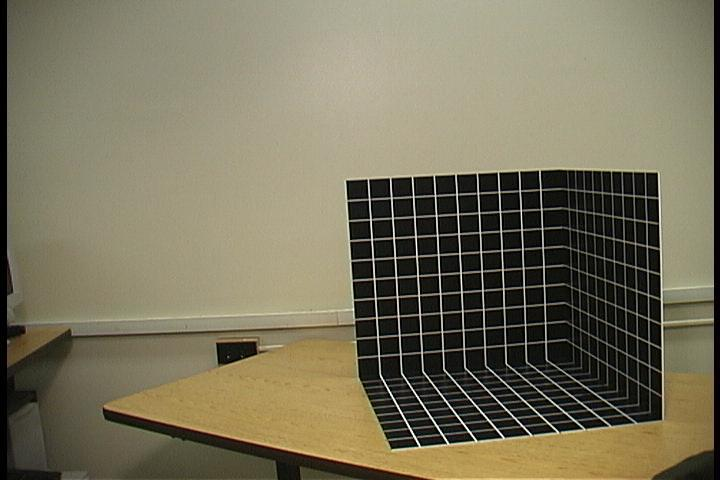
%> input picture camera-calibration/rig2.jpg, 720 x 480 px
$ octave cameraCalib.m   (GNU Octave 9; MATLAB toolbox functions it lacks are replaced by stand-ins)
%> lines starting %> are read from the running program, lines starting %| are printed output that depends on the picture
%This script uses linear camera calibration to calibrate a camera
%given n 3D to 2D point correspondeces
close all;
%Read an image and keep only the calibration grid
%% Right image
% {
im1 = imread('rig2.jpg');
%> im1 is the input picture: size 480x720x3 uint8; mean R, G, B 120.4, 114.6, 91.9
points3d = 5*[0	0	0;
                6	0	1;
                6	0	5;
                1	0	5;
                1	0	1;
                0	2	1;
                0	6	1;
                0	2	5;
                0	6	5;
                1	2	0;
                1	7	0;
                6	7	0;
                6	2	0]';
x = [566;
    444;
    440;
    545;
    547;
    581;
    617;
    579;
    616;
    561;
    604;
    483;
    454];
y = [359;
    352;
    275;
    268;
    342;
    350;
    371;
    272;
    284;
    371;
    400;
    414;
    381];
%}

%% Left image
%{
im1 = imread('rig1.jpg');
points3d = 5*[0 0 0;
              5 0 0;
              0 5 0;
              0 0 5;
              5 5 0;
              5 0 5;
              0 5 5;
              3 6 0;
              6 3 0;
              3 0 6;
              1 5 0;
              5 0 1;
              0 1 5]';
x = [289;
  219;
  365;
  283;
  297;
  211;
  359;
  342;
  249;
  240;
  351;
  218;
  297];
y = [353;
  375;
  363;
  269;
  389;
  282;
  273;
  381;
  388;
  258;
  369;
  356;
  270];
%}

one = ones(1,length(points3d));
points3dh = [points3d; one]; %homogoneous coordinates

%Build P matrix
P = [];
zero_vector = [0, 0, 0, 0];
for i=1:length(points3d)
    point = points3dh(:,i);
    p1 = [point', zero_vector, -x(i)*point'];
    p2 = [zero_vector, point', -y(i)*point'];
    P = [P;p1;p2];
end

%eigenvector corresponding to smallest eigenvalue is our solution
[V, D] = eig(P'*P);
M = V(:,1);
M = reshape(M,4,3)';

%reproject 3D points and calculate error
reprojections = M*points3dh;
reprojections = bsxfun(@rdivide,reprojections,reprojections(3,:));
xyh = [x'; y'; one];
error = sum(sum((reprojections-xyh).^2))/length(xyh);
fprintf('\nMean Squared Error: %f\n\n', error)

%Plot original and reprojected points
figure
imshow(im1);
hold on
plot(x,y, 'r+','markers',12)
plot(reprojections(1,:),reprojections(2,:), 'go','markers',12)
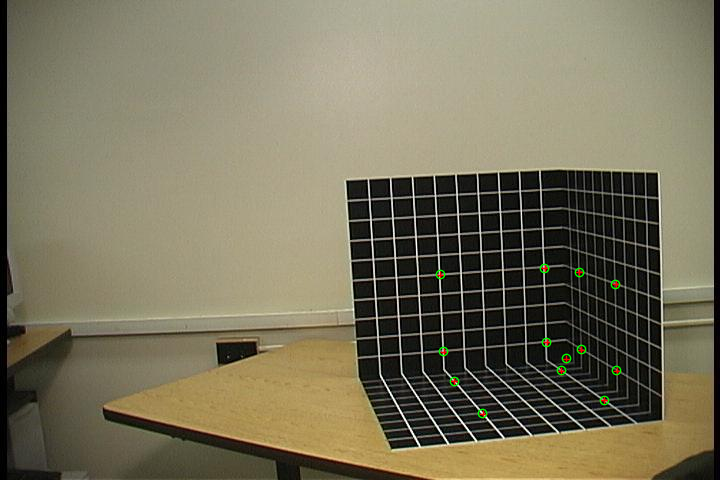
%> figure redrawn from the program's plot data

%Plot the i,j,k vectors
%i basis
figure
imshow(im1)

p1 = [0,0,0,1]';
p1_projected = M*p1;
p1_projected = bsxfun(@rdivide,p1_projected,p1_projected(3,:));
p2 = [50,0,0,1]';
p2_projected = M*p2;
p2_projected = bsxfun(@rdivide,p2_projected,p2_projected(3,:));
line([p1_projected(1), p2_projected(1)],[p1_projected(2), p2_projected(2)])

%j basis
p1 = [0,0,0,1]';
p1_projected = M*p1;
p1_projected = bsxfun(@rdivide,p1_projected,p1_projected(3,:));
p2 = [0,50,0,1]';
p2_projected = M*p2;
p2_projected = bsxfun(@rdivide,p2_projected,p2_projected(3,:));
line([p1_projected(1), p2_projected(1)],[p1_projected(2), p2_projected(2)])

%k basis
p1 = [0,0,0,1]';
p1_projected = M*p1;
p1_projected = bsxfun(@rdivide,p1_projected,p1_projected(3,:));
p2 = [0,0,50,1]';
p2_projected = M*p2;
p2_projected = bsxfun(@rdivide,p2_projected,p2_projected(3,:));
line([p1_projected(1), p2_projected(1)],[p1_projected(2), p2_projected(2)])

%Reprojected grid lines and plot on xy plane
for i=1:10
    j=10;
    p1 = [5*i,0,0,1]';
    p1_projected = M*p1;
    p1_projected = bsxfun(@rdivide,p1_projected,p1_projected(3,:));
    p2 = [5*i,5*j,0,1]';
    p2_projected = M*p2;
    p2_projected = bsxfun(@rdivide,p2_projected,p2_projected(3,:));
    hold on
    plot([p1_projected(1), p2_projected(1)],[p1_projected(2), p2_projected(2)], 'g')
end
for j=1:10
    i=10;
    p1 = [0,5*j,0,1]';
    p1_projected = M*p1;
    p1_projected = bsxfun(@rdivide,p1_projected,p1_projected(3,:));
    p2 = [5*i,5*j,0,1]';
    p2_projected = M*p2;
    p2_projected = bsxfun(@rdivide,p2_projected,p2_projected(3,:));
    hold on
    plot([p1_projected(1), p2_projected(1)],[p1_projected(2), p2_projected(2)], 'g')
end

%Reprojected grid lines and plot on xz plane
for i=1:10
    j=10;
    p1 = [5*i,0,0,1]';
    p1_projected = M*p1;
    p1_projected = bsxfun(@rdivide,p1_projected,p1_projected(3,:));
    p2 = [5*i,0,5*j,1]';
    p2_projected = M*p2;
    p2_projected = bsxfun(@rdivide,p2_projected,p2_projected(3,:));
    hold on
    plot([p1_projected(1), p2_projected(1)],[p1_projected(2), p2_projected(2)], 'r')
end
for j=1:10
    i=10;
    p1 = [0,0,5*j,1]';
    p1_projected = M*p1;
    p1_projected = bsxfun(@rdivide,p1_projected,p1_projected(3,:));
    p2 = [5*i,0,5*j,1]';
    p2_projected = M*p2;
    p2_projected = bsxfun(@rdivide,p2_projected,p2_projected(3,:));
    hold on
    plot([p1_projected(1), p2_projected(1)],[p1_projected(2), p2_projected(2)], 'r')
end

%Reprojected grid lines and plot on yz plane
for i=1:10
    j=10;
    p1 = [0,5*i,0,1]';
    p1_projected = M*p1;
    p1_projected = bsxfun(@rdivide,p1_projected,p1_projected(3,:));
    p2 = [0,5*i,5*j,1]';
    p2_projected = M*p2;
    p2_projected = bsxfun(@rdivide,p2_projected,p2_projected(3,:));
    hold on
    plot([p1_projected(1), p2_projected(1)],[p1_projected(2), p2_projected(2)], 'b')
end
for j=1:10
    i=10;
    p1 = [0,0,5*j,1]';
    p1_projected = M*p1;
    p1_projected = bsxfun(@rdivide,p1_projected,p1_projected(3,:));
    p2 = [0,5*i,5*j,1]';
    p2_projected = M*p2;
    p2_projected = bsxfun(@rdivide,p2_projected,p2_projected(3,:));
    hold on
    plot([p1_projected(1), p2_projected(1)],[p1_projected(2), p2_projected(2)], 'b')
end
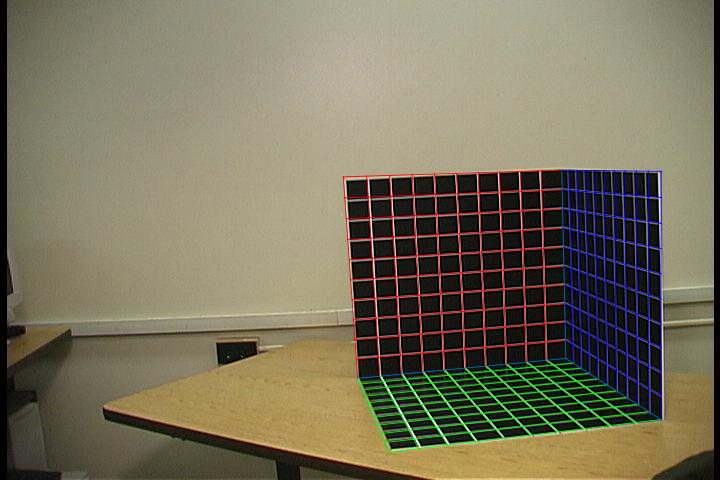
%> figure redrawn from the program's plot data

$ run again, with camera-calibration/rig1.jpg copied over camera-calibration/rig2.jpg
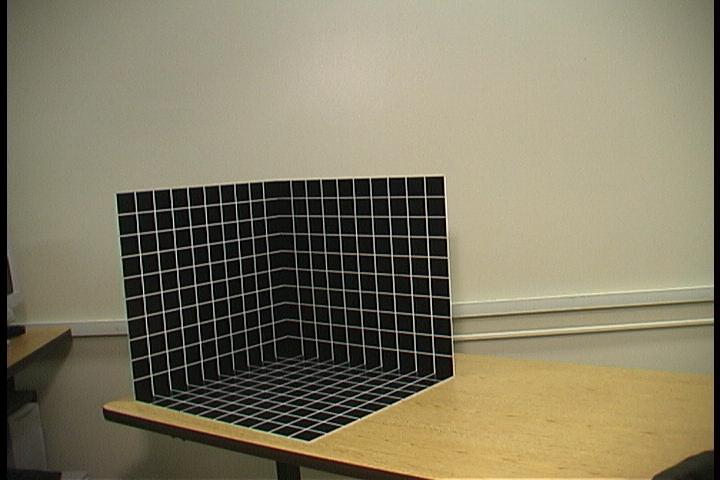
%> input picture camera-calibration/rig1.jpg, 720 x 480 px
%> im1 is the input picture: size 480x720x3 uint8; mean R, G, B 130.3, 123.2, 100
%> `plot(reprojections(1,:),reprojections(2,:), 'go','markers',12)`:
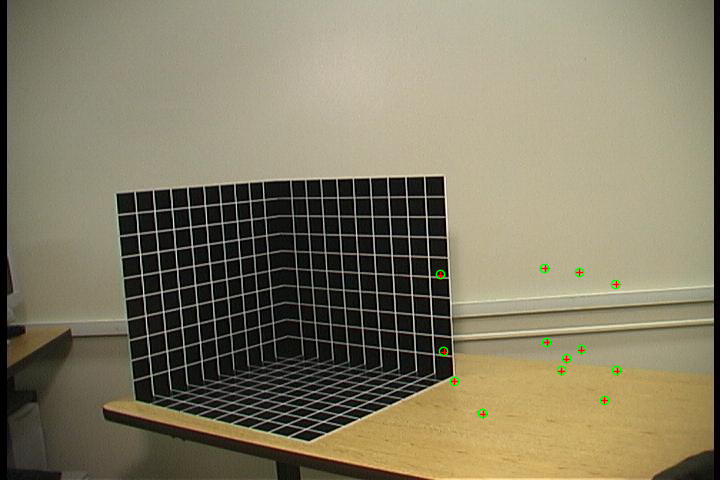
%> figure redrawn from the program's plot data
%> after the loop `for j=1:10`:
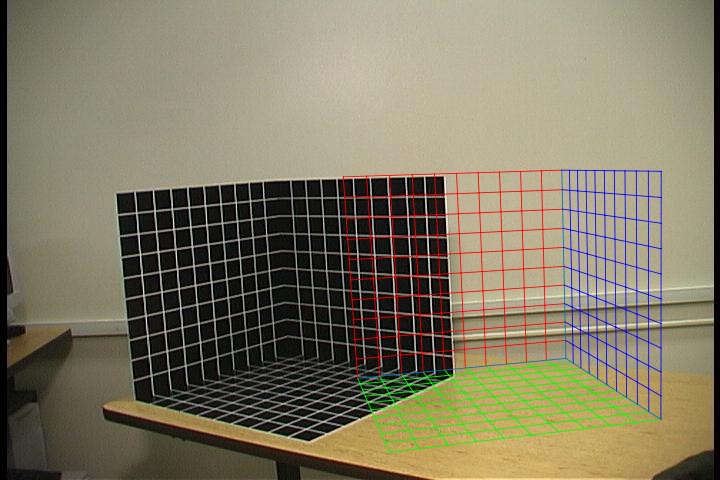
%> figure redrawn from the program's plot data
